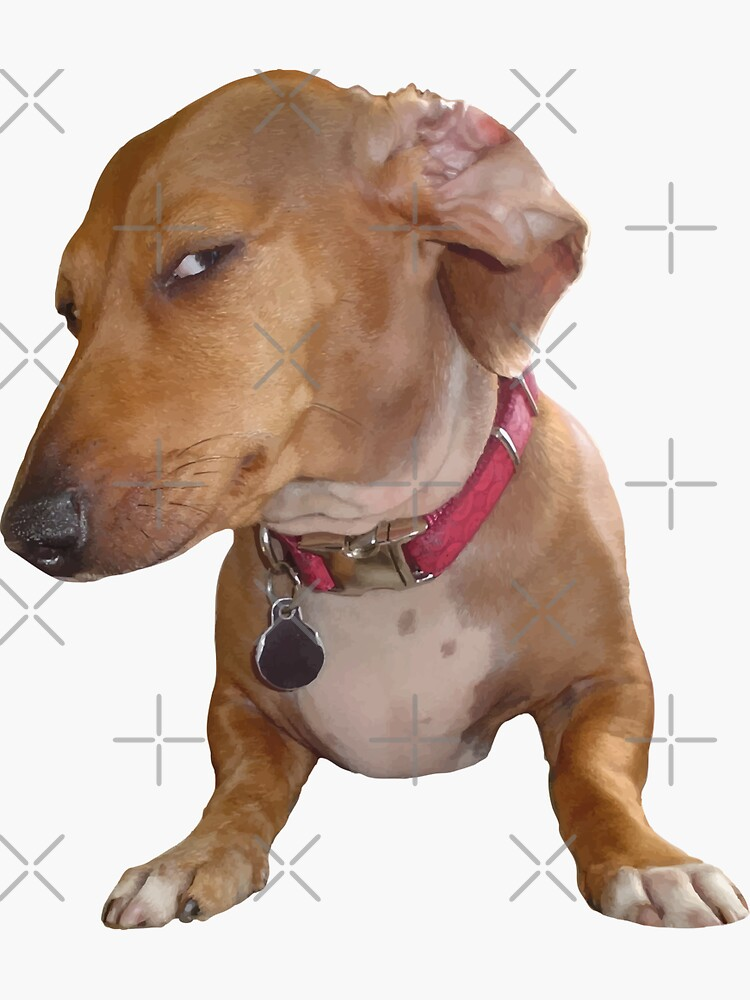
#> input picture dog.jpg, 750 x 1000 px
$ python main.py
#> lines starting #> are read from the running program, lines starting #| are printed output that depends on the picture; after the words box and inside, x2 and y2 are one past the last pixel; in counts of white or black regions, pixels touching at a corner belong together
import cv2
import numpy as np

# 1. 스탬프 이미지 로드 함수
def load_stamp_image(file_path, stamp_size=50):
#> called with file_path = 'dog.jpg', stamp_size = 55
    img = cv2.imread(file_path, cv2.IMREAD_UNCHANGED)
#> img is the input picture: shape (1000, 750, 3); mean B, G, R 171.3, 182.4, 200.9
    if img is None:
        return None
    if img.shape[2] == 3:
        b, g, r = cv2.split(img)
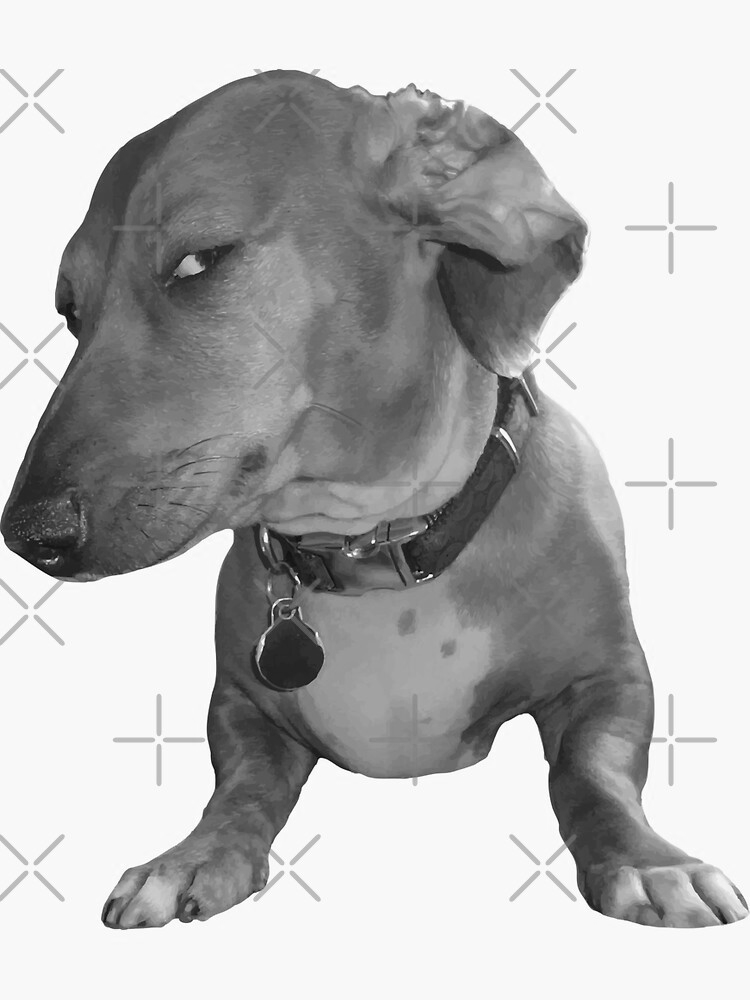
#> g: shape (1000, 750); min 0, max 255, mean 182.4
        alpha = np.where((b > 220) & (g > 220) & (r > 220), 0, 255).astype(np.uint8)
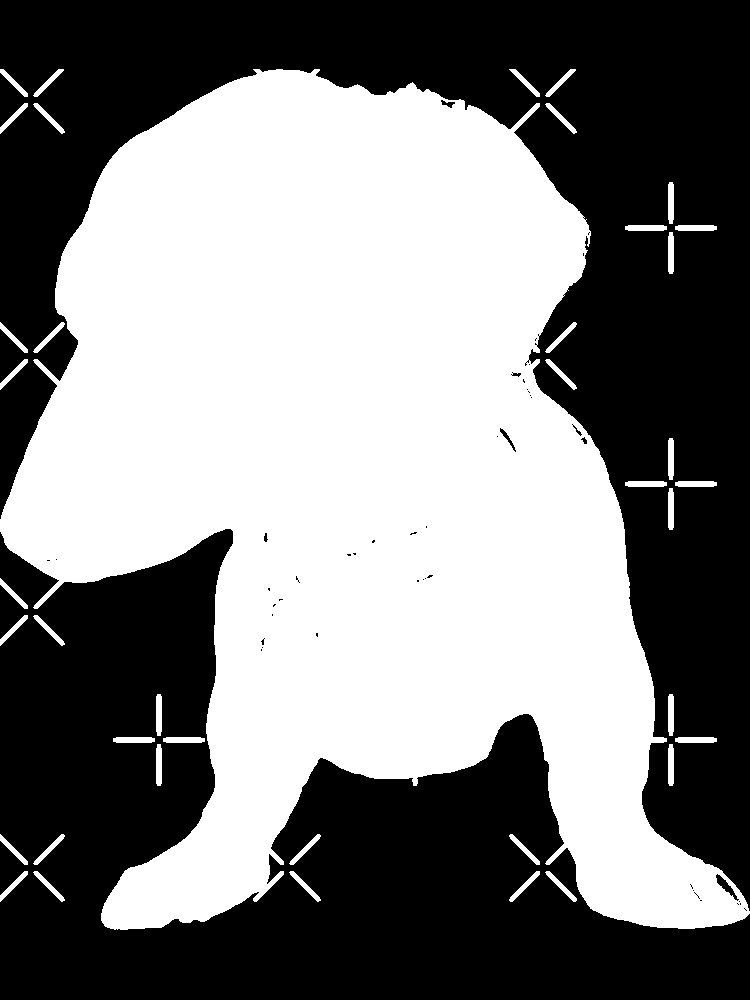
#> alpha: shape (1000, 750); 49.4% white; 40 white regions, largest, box (x1, y1, x2, y2) and area: (0, 69, 750, 930) 362010, (668, 182, 674, 224) 240, (625, 225, 667, 231) 240
        img = cv2.merge([b, g, r, alpha])
#> img: shape (1000, 750, 4)
    return cv2.resize(img, (stamp_size, stamp_size))

dog_img = load_stamp_image('dog.jpg', stamp_size=55)
cat_img = load_stamp_image('cat.jpg', stamp_size=55)
#> call 2 of load_stamp_image, with file_path = 'cat.jpg', stamp_size = 55
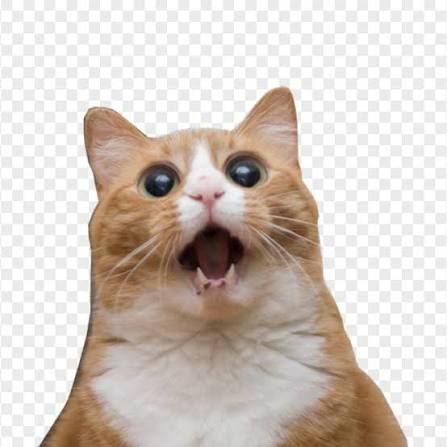
#> input picture cat.jpg, 447 x 447 px
#> in load_stamp_image, img is the input picture: shape (447, 447, 3); mean B, G, R 194.6, 202, 212.1
#> in load_stamp_image (call 2), `alpha = np.where((b > 220) & (g > 220) & (r > 220), 0, 255).astype(np...`:
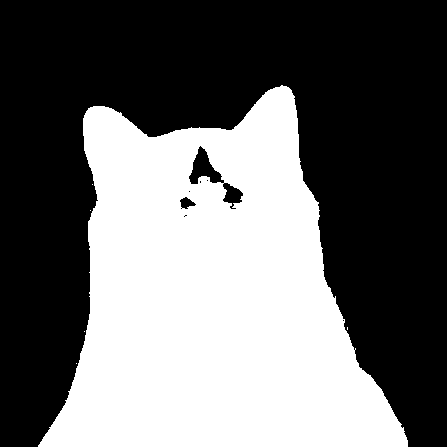
#> alpha: shape (447, 447); 42% white; 6 white regions (5 under 20 px), largest, box (x1, y1, x2, y2) and area: (38, 85, 408, 447) 83910

# 2. 카메라 및 추적 설정
cap = cv2.VideoCapture(0, cv2.CAP_DSHOW)
lower_color = np.array([95, 100, 100])
upper_color = np.array([135, 255, 255])

# 3. 상태 변수
canvas = None
line_prev_point = None
stamp_prev_point = None
eraser_prev_point = None
min_stamp_distance = 45

# 모드 목록에 Eraser 추가
modes = ["Meme Dog Stamp", "Cat Stamp", "Color Line", "Eraser"]
mode_index = 0

pen_colors = [(0, 0, 255), (0, 255, 0), (255, 0, 0), (0, 255, 255), (255, 0, 255)]
color_names = ["Red", "Green", "Blue", "Yellow", "Purple"]
color_index = 0

print("=== Air Canvas Master ===")
print("M 키: 모드 변경 | E 키: 지우개 모드")
print("P 키: 선 색상 변경 | C 키: 전체 초기화 | ESC: 종료")

while True:
    ret, frame = cap.read()
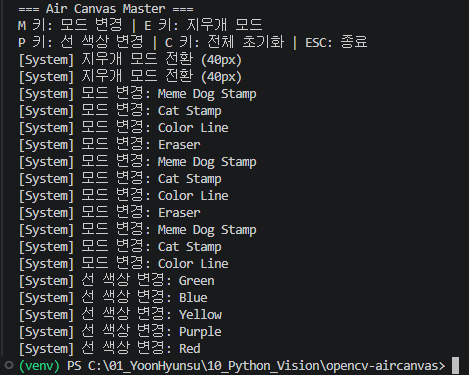
#> input picture terminal.png.png, 469 x 375 px, given in place of the camera
#> frame is the input picture: shape (375, 469, 3); mean B, G, R 40.8, 39.9, 38.7
    if not ret or frame is None:
        continue

    frame = cv2.flip(frame, 1)
    h, w, _ = frame.shape
#> h = 375; w = 469

    if canvas is None:
        canvas = np.zeros_like(frame)

    hsv = cv2.cvtColor(frame, cv2.COLOR_BGR2HSV)
#> hsv: shape (375, 469, 3); mean H, S, V 98.3, 25.9, 43.4
    mask = cv2.inRange(hsv, lower_color, upper_color)
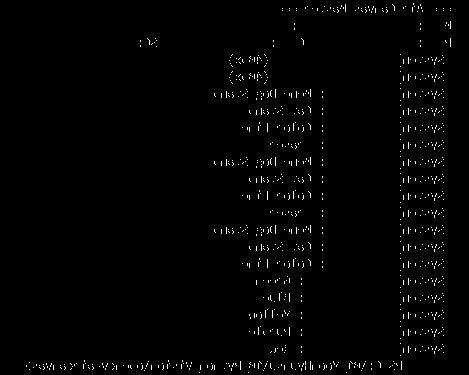
#> mask: shape (375, 469); 1.3% white in thin lines or dots, all inside (x1, y1, x2, y2) = (26, 3, 451, 373)
    mask = cv2.erode(mask, None, iterations=2)
#> mask: shape (375, 469); every value is 0
    mask = cv2.dilate(mask, None, iterations=2)

    contours, _ = cv2.findContours(mask, cv2.RETR_EXTERNAL, cv2.CHAIN_APPROX_SIMPLE)
#> contours = []
    center = None

    if len(contours) > 0:
        c = max(contours, key=cv2.contourArea)
        ((x, y), radius) = cv2.minEnclosingCircle(c)
        if radius > 10:
            M = cv2.moments(c)
            if M["m00"] != 0:
                center = (int(M["m10"] / M["m00"]), int(M["m01"] / M["m00"]))

                # 지우개 모드일 때는 포인터 크기를 40px 영역에 맞춰 크게 표시
                pointer_size = 20 if modes[mode_index] == "Eraser" else 6
                pointer_color = (0, 0, 0) if modes[mode_index] == "Eraser" else (255, 255, 0)
                cv2.circle(frame, center, pointer_size, pointer_color, 2)

    current_mode = modes[mode_index]

    if center is not None:
        # A. 스탬프 모드 (Dog / Cat)
        if current_mode in ["Meme Dog Stamp", "Cat Stamp"]:
            target_stamp = dog_img if current_mode == "Meme Dog Stamp" else cat_img
            if target_stamp is not None:
                draw_flag = False
                if stamp_prev_point is None:
                    draw_flag = True
                else:
                    dist = np.linalg.norm(np.array(center) - np.array(stamp_prev_point))
                    if dist > min_stamp_distance:
                        draw_flag = True

                if draw_flag:
                    cx, cy = center
                    s_size = target_stamp.shape[0]
                    half_s = s_size // 2
                    y1, y2 = max(0, cy - half_s), min(h, cy + half_s)
                    x1, x2 = max(0, cx - half_s), min(w, cx + half_s)
                    st_y1, st_y2 = half_s - (cy - y1), half_s + (y2 - cy)
                    st_x1, st_x2 = half_s - (cx - x1), half_s + (x2 - cx)

                    if (y2 > y1) and (x2 > x1):
                        overlay = target_stamp[st_y1:st_y2, st_x1:st_x2]
                        alpha_mask = overlay[:, :, 3] / 255.0
                        for c in range(0, 3):
                            canvas[y1:y2, x1:x2, c] = (
                                alpha_mask * overlay[:, :, c] + (1.0 - alpha_mask) * canvas[y1:y2, x1:x2, c]
                            )
                        stamp_prev_point = center
            line_prev_point = None
            eraser_prev_point = None

        # B. 선 그리기 모드
        elif current_mode == "Color Line":
            if line_prev_point is not None:
                if np.linalg.norm(np.array(center) - np.array(line_prev_point)) < 100:
                    cv2.line(canvas, line_prev_point, center, pen_colors[color_index], 5)
            line_prev_point = center
            stamp_prev_point = None
            eraser_prev_point = None

        # C. 지우개 모드 (40px 두께로 캔버스를 검은색(0)으로 지움)
        elif current_mode == "Eraser":
            if eraser_prev_point is not None:
                if np.linalg.norm(np.array(center) - np.array(eraser_prev_point)) < 100:
                    cv2.line(canvas, eraser_prev_point, center, (0, 0, 0), 40)
            else:
                cv2.circle(canvas, center, 20, (0, 0, 0), -1)  # 첫 터치 시 40px 원 형태로 삭제
            eraser_prev_point = center
            line_prev_point = None
            stamp_prev_point = None
    else:
        line_prev_point = None
        eraser_prev_point = None

    # 화면 합성
    gray_canvas = cv2.cvtColor(canvas, cv2.COLOR_BGR2GRAY)
#> canvas: shape (375, 469, 3); every value is 0
    _, mask_inv = cv2.threshold(gray_canvas, 1, 255, cv2.THRESH_BINARY_INV)
    frame_bg = cv2.bitwise_and(frame, frame, mask=mask_inv)
    result = cv2.add(frame_bg, canvas)

    # UI 상단 정보
    cv2.rectangle(result, (10, 10), (380, 60), (0, 0, 0), -1)
    ui_text = f"Mode: {current_mode}"
    if current_mode == "Color Line":
        ui_text += f" ({color_names[color_index]})"

    cv2.putText(result, ui_text, (20, 42),
                cv2.FONT_HERSHEY_SIMPLEX, 0.7, (255, 255, 255), 2)
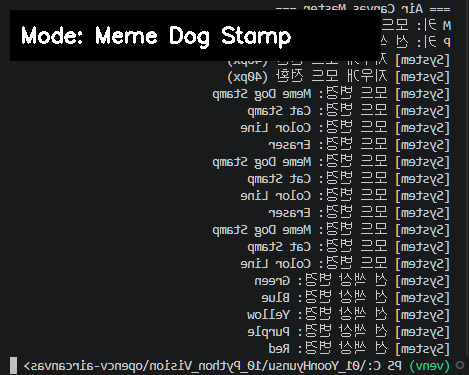
#> result: shape (375, 469, 3); mean B, G, R 39.2, 38.4, 37.3

    cv2.imshow("Air Canvas Master", result)

    key = cv2.waitKey(1) & 0xFF
#> (key e is pressed here)
    if key == 27:
        break
    elif key == ord('m') or key == ord('M'):
        mode_index = (mode_index + 1) % len(modes)
        line_prev_point = stamp_prev_point = eraser_prev_point = None
        print(f"[System] 모드 변경: {modes[mode_index]}")
    elif key == ord('e') or key == ord('E'):
        mode_index = modes.index("Eraser")
        line_prev_point = stamp_prev_point = eraser_prev_point = None
        print("[System] 지우개 모드 전환 (40px)")
    elif key == ord('p') or key == ord('P'):
        color_index = (color_index + 1) % len(pen_colors)
        print(f"[System] 선 색상 변경: {color_names[color_index]}")
    elif key == ord('c') or key == ord('C'):
        canvas = np.zeros_like(frame)
        print("[System] 캔버스 초기화")

cap.release()
cv2.destroyAllWindows()
